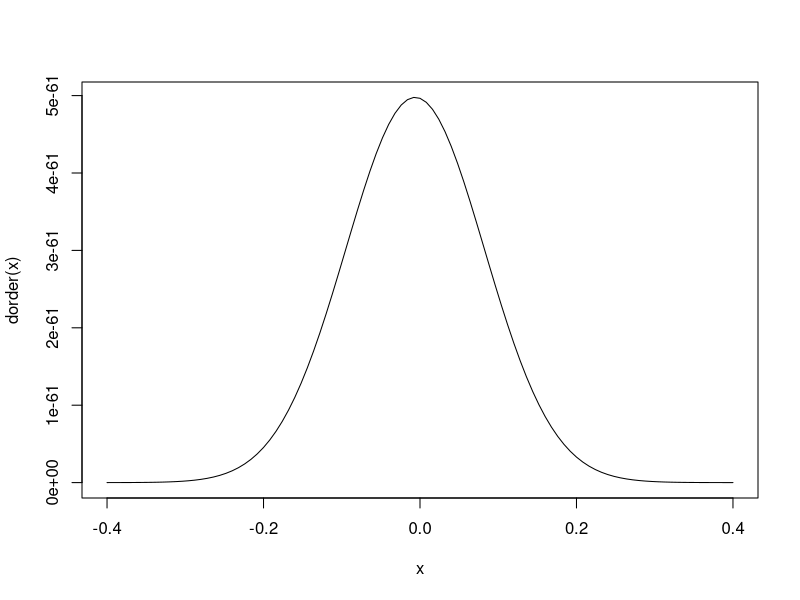
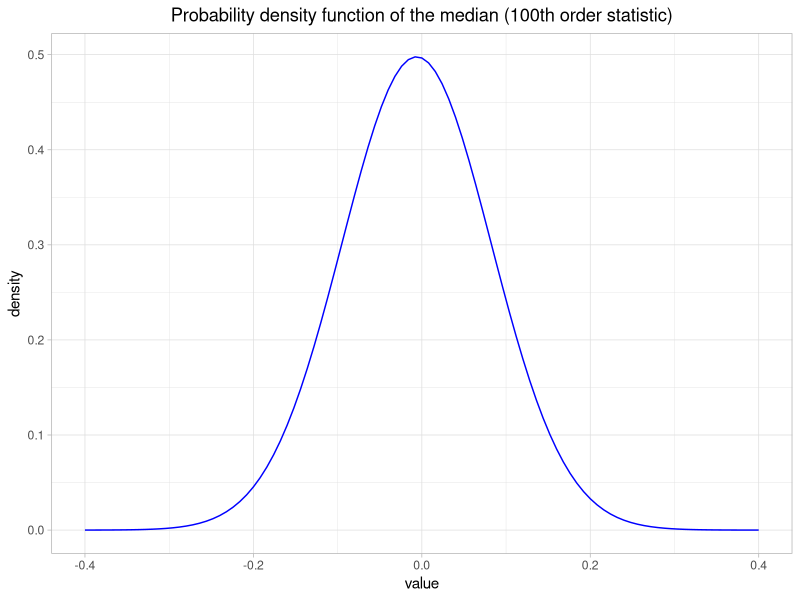
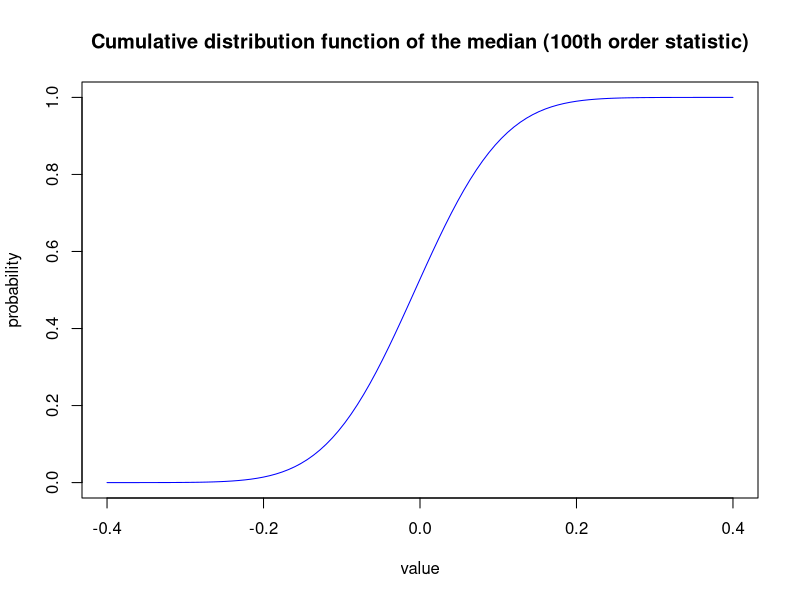
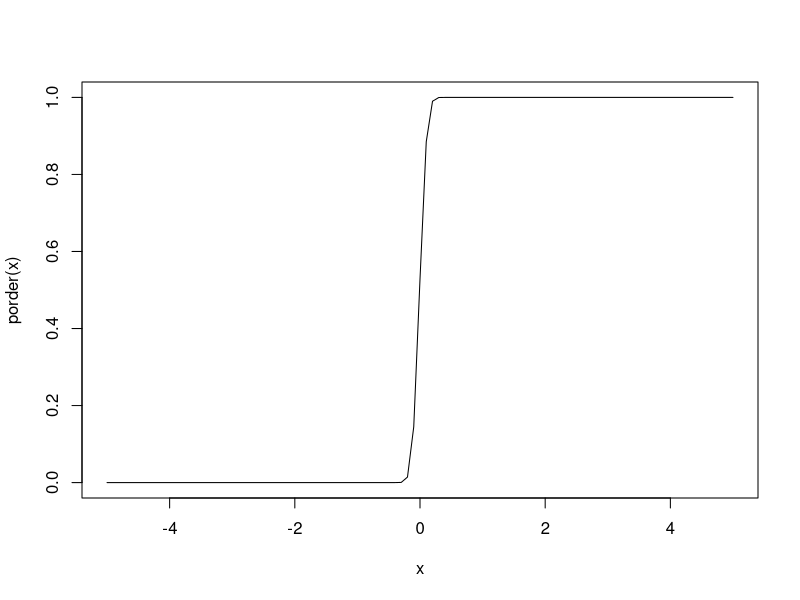
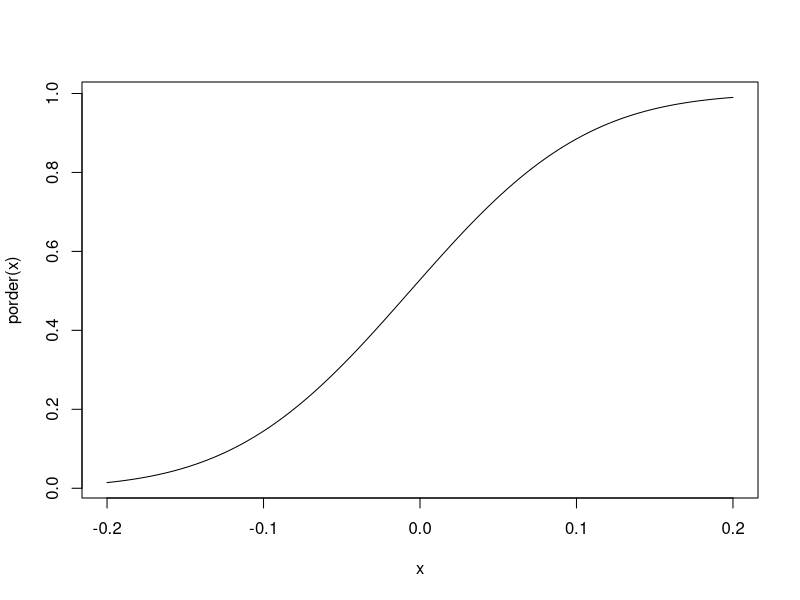
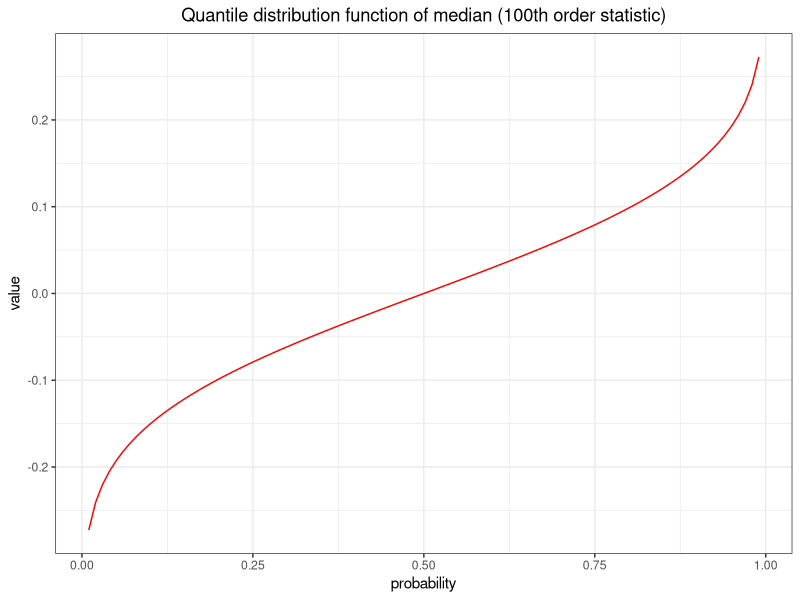
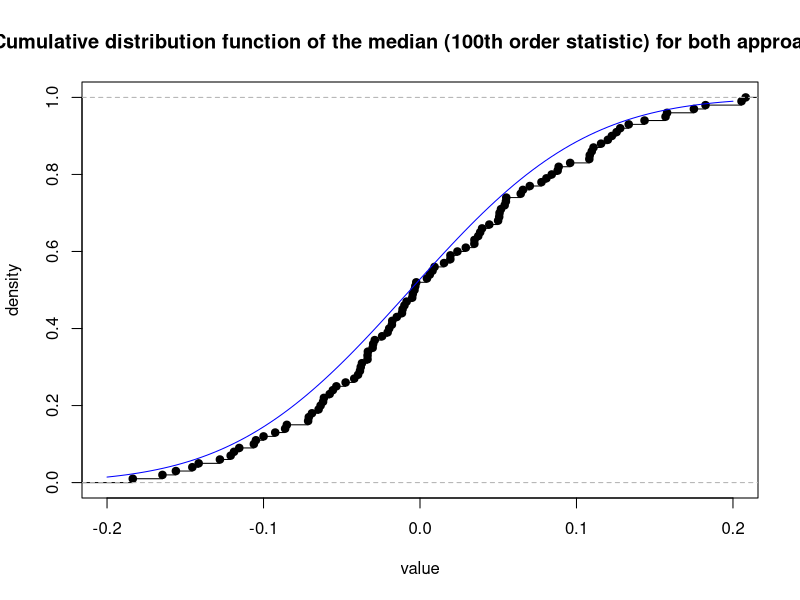
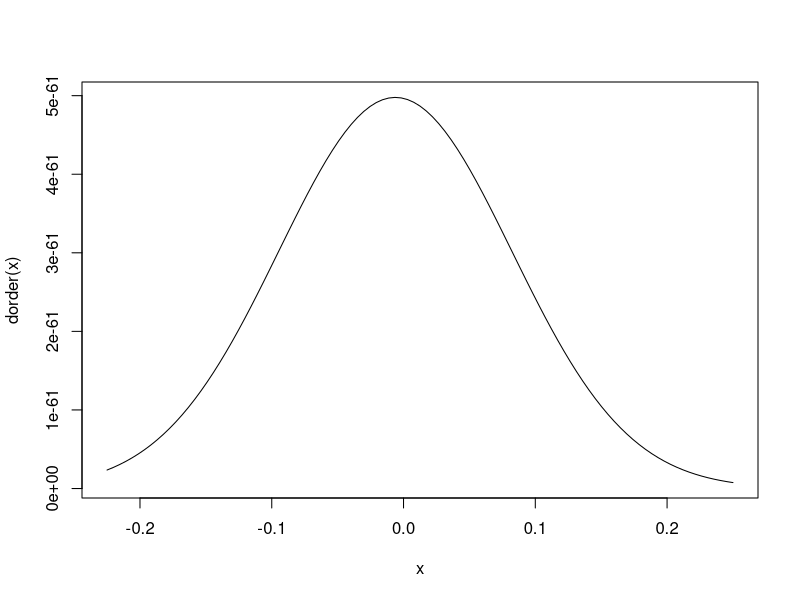

The R source for these figures, in order:
## ---- chunk 1
knitr::opts_chunk$set(echo=TRUE, warning=FALSE, message=FALSE, cache=TRUE)
## ---- chunk 2
library(tidyverse)
## ---- chunk 3
dorder <- function(x) {
  100*
  choose(200,100)
  (pnorm(x, mean = 0, sd = 1))^(100-1)*
  (1-pnorm(x, mean = 0, sd = 1))^(200-100)*
  dnorm(x, mean = 0, sd = 1)
}

porder <- function(x) {
  pbinom(100-1, 200, pnorm(x, mean = 0, sd = 1), lower.tail = FALSE)
}

qorder <- function(p) {
  r <- curve(porder(x),-5,5)
  d <- data.frame(x = r$x, y = r$y)
  d <- d %>% 
    filter(y >= 0.005 & y <= 0.995)
  n <- curve(porder(x),min(d$x), max(d$x))
  m <- mean(n$x)
  sd <- sd(n$x)
  q <- c()
  for (i in seq_along(p)) {
    q[i] <- qnorm(p[i], mean = m, sd = sd)
  }
  df <- data.frame(p = p, q = q)
  return(df)
}
## ---- chunk 4
r <- curve(dorder(x), -0.4, 0.4)
## ---- chunk 5
n <- data.frame(x = r$x, y = r$y*10^60)
ggplot(n) + 
  geom_line(aes(x = x, y = y), color = "blue") +
  labs(title = "Probability density function of the median (100th order statistic)",
       x = "value",
       y = "density") +
  theme_light() +
  theme(plot.title = element_text(hjust=0.5))
## ---- chunk 6
curve(porder(x), -0.4,0.4, col = "blue",
      main = "Cumulative distribution function of the median (100th order statistic)",
      xlab = "value",
      ylab = "probability")
## ---- chunk 7
p <- seq(0.01, 0.99, by = 0.01)
d <- qorder(p)
## ---- chunk 8
ggplot(d) +
  geom_line(aes(x = p, y = q), color = "red") +
  labs(title = "Quantile distribution function of median (100th order statistic)",
       x = "probability", 
       y = "value") +
  theme_bw() +
  theme(plot.title= element_text(hjust=0.5))
## ---- chunk 9
b <- c()
set.seed(0)
for (i in 1:100) {
  n <- rnorm(200, mean = 0, sd= 1)
  b[i] <- quantile(n, 0.5)
}
p <- ecdf(b)
plot(p, main = "Cumulative distribution function of the median (100th order statistic) for both approaches",
      xlab = "value",
      ylab = "density",xlim = c(-0.2,0.2))
curve(porder(x), col = "blue", add = TRUE)
## ---- chunk 10
b <- c()
set.seed(0)
for (i in 1:101) {
  n <- rnorm(200, mean = 0, sd= 1)
  b[i] <- quantile(n, 0.5)
}
r <- curve(dorder(x),-0.225,0.25)
## ---- chunk 11
n <- data.frame(b = b, x = r$x, y = r$y*10^60)
ggplot(n) + 
  geom_histogram(aes(x = b,y=..density../10),bins = 10, color = "black", fill= "white") +
  geom_line(aes(x = x, y = y), color = "blue") +
  labs(title = "Probability density function of the median (100th order statistic) for both approaches",
      
        x = "values", 
       y = "probability",
       subtitle = "Blue is for analytics, black is for simulation") +
  theme_light() +
  theme(plot.title = element_text(hjust=0.5),
        plot.subtitle = element_text(hjust=0.5))
## ---- chunk 12
b <- c()
set.seed(42)
for (i in 1:1000) {
  n <- rnorm(200, mean = 0, sd= 1)
  b[i] <- quantile(n, 0.5)
}
b <- sort(b)
p <- ppoints(1000)
d <- qorder(p)
g <- cbind(d, b)
x <- seq(-0.25,0.25, by = ((0.5)/(1000 - 1)))
y <- x
## ---- chunk 13
ggplot(g) +
  geom_point(aes(x = q, y = b), col = "red") +
  geom_smooth(aes(x = q, y = b), col = "black", method = "lm", se = F) +
  labs(title = "QQplot of the median (100th order statistic)",
       x = "Theoretical quantiles",
       y = "Sample quantiles") +
  theme_bw() +
  theme(plot.title = element_text(hjust = 0.5),
        plot.subtitle = element_text(hjust = 0.5))
## ---- chunk 14
ggplot(g) +
  geom_density(aes(x = q), color = "blue") +
  geom_density(aes(x = b), color = "red") +
  labs(title = "Probability density function for theoretical and sample quantiles",
       subtitle = "Blue stands for theoretical, Red stands for sample") +
  theme_bw() +
  theme(plot.title = element_text(hjust = 0.5),
        plot.subtitle = element_text(hjust = 0.5))
## ---- chunk 15
dorder <- function(x,k) {
  k*
  choose(200,k)
  (pnorm(x, mean = 0, sd = 1))^(k-1)*
  (1-pnorm(x, mean = 0, sd = 1))^(200-k)*
  dnorm(x, mean = 0, sd = 1)
}

porder <- function(x,k) {
  pbinom(k-1, 200, pnorm(x, mean = 0, sd = 1), lower.tail = FALSE)
}

qorder <- function(p,k) {
  r <- curve(porder(x,k),-5,5)
  d <- data.frame(x = r$x, y = r$y)
  d <- d %>% 
    filter(y >= 0.005 & y <= 0.995)
  n <- curve(porder(x,k),min(d$x), max(d$x))
  m <- mean(n$x)
  sd <- sd(n$x)
  q <- c()
  for (i in seq_along(p)) {
    q[i] <- qnorm(p[i], mean = m, sd = sd)
  }
  df <- data.frame(p = p, q = q)
  return(df)
}
## ---- chunk 16
b <- c()
set.seed(0)
for (i in 1:1000) {
  n <- rnorm(1000, mean = 0, sd= 1)
  b[i] <- quantile(n, 0.99)
}
b <- sort(b)
p <- ppoints(1000)
d <- qorder(p, 200)
g <- cbind(d, b)
x <- seq(1.5,3, by = ((1.5)/(1000 - 1)))
y <- x
## ---- chunk 17
ggplot(g) +
  geom_point(aes(x = q, y = b), col = "red") +
  geom_smooth(aes(x = q, y = b), col = "black", method = "lm", se = F, alpha = 0.2) +
  labs(title = "QQplot of maximum values",
       x = "Theoretical quantiles",
       y = "Sample quantiles") +
  theme_bw() +
  theme(plot.title = element_text(hjust=0.5))
## ---- chunk 18
dorder <- function(x,k, dist, ...) {
  f <- eval(parse(text = str_c("d", dist, sep = "")))
  Fm <- eval(parse(text = str_c("p", dist, sep = "")))
  k*
  choose(200,k)
  (Fm(x, ...))^(k-1)*
  (1-Fm(x, ...))^(200-k)*
  f(x, ...)
}

porder <- function(x,k, dist, ...) {
  Fm <- eval(parse(text = str_c("p", dist, sep = "")))
  pbinom(k-1, 200, Fm(x, ...), lower.tail = FALSE)
}

qorder <- function(p, k, dist, ...) {
  qm <- eval(parse(text = str_c("q", dist, sep = "")))
  r <- curve(porder(x,k,dist,...),-5,5)
  d <- data.frame(x = r$x, y = r$y)
  d <- d %>% 
    filter(y >= 0.01 & y <= 0.999)
  n <- curve(porder(x,k,dist,...),min(d$x), max(d$x))
  m <- mean(n$x)
  sd <- sd(n$x)
  q <- c()
  for (i in seq_along(p)) {
    q[i] <- qm(p[i], mean = m, sd = sd)
  }
  df <- data.frame(p = p, q = q)
  return(df)
}
## ---- chunk 19
curve(dorder(x, 1, dist = "norm", mean = 0, sd = 1), xlim = c(-5,-1), col = "blue",
      main = "Probability density function of the minimum value",
      xlab = "value",
      ylab = "density")

curve(porder(x, 1, dist = "norm", mean = 0, sd = 1), xlim = c(-5,-1), col = "blue",
      main = "Cumulative distribution function of the minimum value",
      xlab = "value",
      ylab = "probability")
